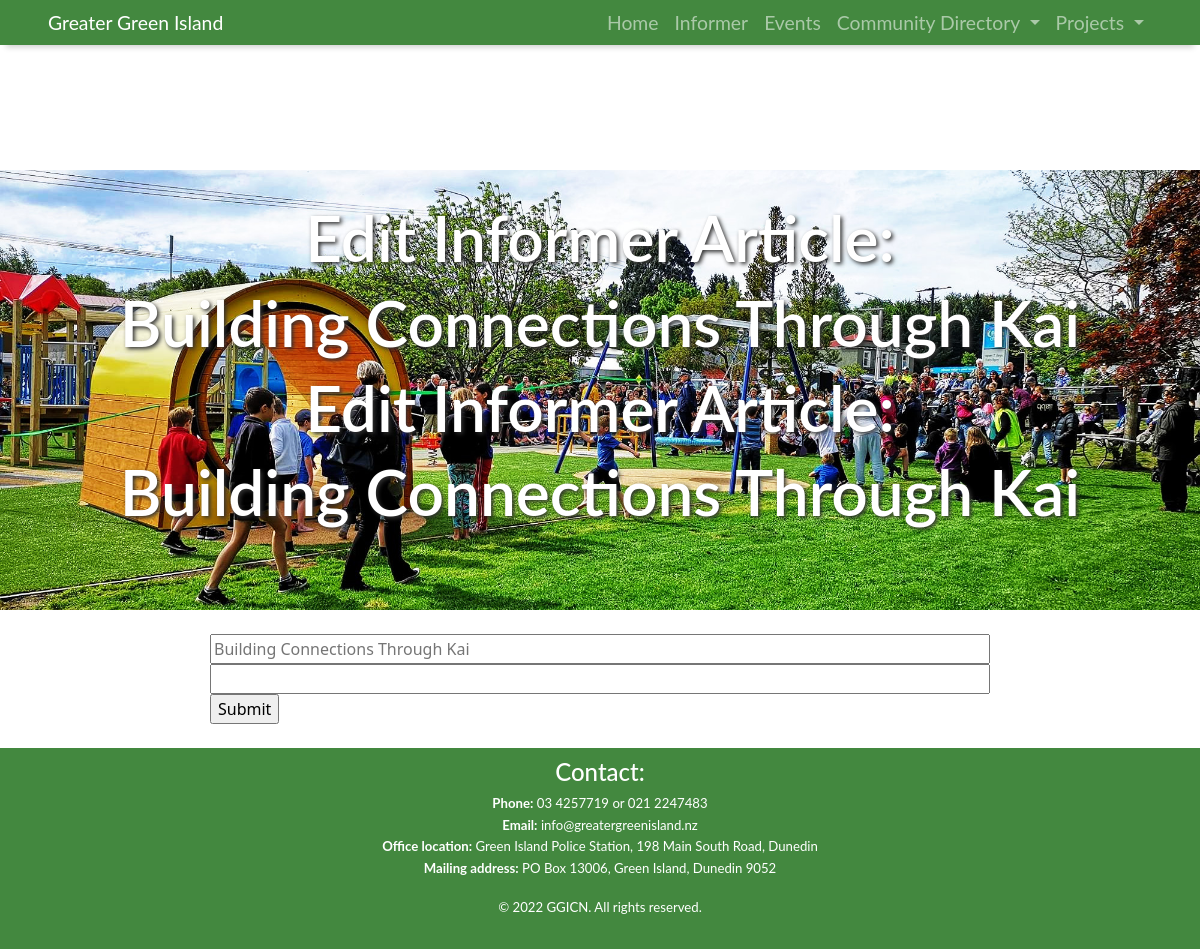
/edit/9 (signed in), run on the app's committed database.
### flask_app.py (models this page shows)
class Article(db.Model):
    id = db.Column(db.Integer, primary_key=True, autoincrement=True)
    title = db.Column(db.String(256), nullable=False)
    subtitle = db.Column(db.String(256))
    body = db.Column(db.Text, nullable=False)
    date = db.Column(db.String(256))
    img_name = db.Column(db.String(250))

### flask_app.py (the view, shortened to what this page needs)
@app.route("/edit/<article_id>", methods=["GET", "POST"])
@login_required
def edit(article_id):
    edit_article = Article.query.get(article_id)
    article_body = edit_article.body
    if request.method == "GET":
        return render_template("edit.html", article=edit_article, article_body=article_body)
    body = request.form.get('ckeditor')
    edit_article.body = body
    db.session.commit()
    return redirect(url_for('informer', current_user=current_user))

### flask_app.py (called while the page is built)
@login_manager.user_loader
def load_user(user_id):
    return User.query.get(user_id)

### templates/edit.html (shortened to what this page needs)
{% extends "base.html" %}
{% block content %}
<div class="container-fluid header-img">
  <div class="title-text">
    <h1>{% block title %}Edit Informer Article:</h1>
    <h1>{{ article.title }}{% endblock %}</h1>
  </div>
</div>
<div class="container article">
  <form action="" method="POST">
    <input type="string", style="width:100%;", name="title", placeholder="{{ article.title }}"><br>
    <input type="string", style="width:100%;", name="subtitle", placeholder="{{ article.subtitle }}">
    <input type="submit">
  </form>
</div>
{% endblock %}

### static/styles.css (style rules this page uses)
:root { --theme: #43883fff; --secondary: #303030; --bs-gutter-y: 1.5rem; }
html, body { max-width: 100%; overflow-x: hidden; }
p, a, h5, h6, h1, li { font-family: 'Lato', sans-serif; }
.header-img { height: 40vh; background: url("images/playground.jpeg") center; background-size: cover; }
.title-text { color: #fff; position: relative; left: 5vw; top: 28vh; }
.title-text h1 { font-size: 2rem; font-weight: 600; }
.article { padding: 0 15vw; }
@media screen and (min-width: 990px) { .header-img { height: 55vh; } }
@media screen and (min-width: 990px) { .title-text { left: auto; top: 25vh; } }
@media screen and (min-width: 990px) { .title-text h1 { font-size: 4rem; text-align: center; text-shadow: 2px 2px 4px var(--secondary); } }
@media screen and (min-width: 990px) { .article { padding: 3vh 15vw; } }

### data on the page
Article: title "Building Connections Through Kai Building Connections Through Kai", title "Building Connections Through Kai"
